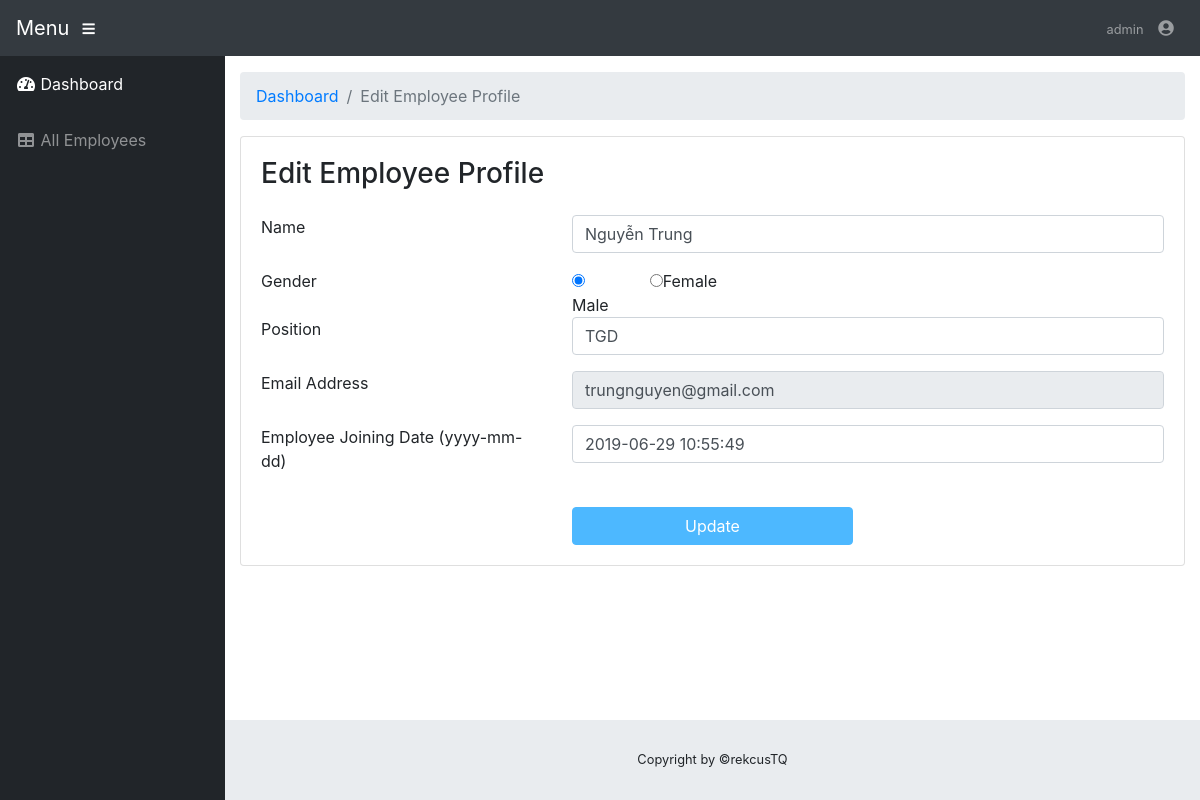
Screenshot of /admin/editempprofile.php?editid=1 (signed in) with the database file from the repository.
### tables this page shows
CREATE TABLE `employees` (
  `empId` int(11) NOT NULL,
  `empName` varchar(255) DEFAULT NULL,
  `empGender` enum('Male','Female') DEFAULT NULL,
  `empPosition` varchar(255) DEFAULT NULL,
  `empEmail` varchar(255) DEFAULT NULL,
  `empPassword` varchar(255) DEFAULT NULL,
  `regDate` timestamp NOT NULL DEFAULT current_timestamp() ON UPDATE current_timestamp()
);

### admin/editempprofile.php (the view, shortened to what this page needs)
<?php
include('includes/dbconnection.php');
if(strlen($_SESSION['aid']==0)) {
  header('location:logout.php');
} else {
?>
<!DOCTYPE html>
<html lang="en">
<head>
  <link href="../vendor/fontawesome-free/css/all.min.css" rel="stylesheet" type="text/css">
  <link href="../vendor/datatables/dataTables.bootstrap4.css" rel="stylesheet">
  <link href="../css/sb-admin.css" rel="stylesheet">
</head>
<body id="page-top">
  <?php include_once('includes/header.php')?>
  <div id="wrapper">
    <?php include_once('includes/sidebar.php')?>
    <div id="content-wrapper">
      <div class="container-fluid">
        <ol class="breadcrumb">
          <li class="breadcrumb-item">
            <a href="welcome.php">Dashboard</a>
          </li>
          <li class="breadcrumb-item active">Edit Employee Profile</li>
        </ol>
        <div class="card mb-3">
          <div class="card-body">
            <h1 class="h3 mb-4">Edit Employee Profile</h1>
            <form class="user" method="post" action="">
              <?php
                $Id=$_GET['editid'];
                $ret=mysqli_query($con,"select * from employees where empId='$Id'");
                while ($row=mysqli_fetch_array($ret)) {
              ?>
              <div class="row">
                <div class="col-4 mb-3">Name</div>
                <div class="col-8 mb-3">
                  <input type="text" name="Name" id="Name" class="form-control" required="required" autofocus="autofocus" value="<?php echo mb_convert_encoding($row['empName'], "HTML-ENTITIES", "UTF-8"); ?> ">
                </div>
              </div>
              <div class="row">
                <div class="col-4 mb-3">Gender</div>
                  <?php
                    if($row['empGender']=="Male") {
                  ?>
                  <div class="col-md-1">
                    <input type="radio" name="Gender" value="Male" checked />Male
                  </div>
                  <div class="col-md-2">
                    <input type="radio" name="Gender" value="Female" />Female
                  </div>
                  <?php }
                  ?>
              </div>
              <div class="row">
                <div class="col-4 mb-3">Position</div>
                <div class="col-8 mb-3">
                  <input type="position" name="Position" class="form-control" required="required" value="<?php echo $row['empPosition']; ?>">
                </div>
              </div>
              <div class="row">
                <div class="col-4 mb-3">Email Address</div>
                <div class="col-8 mb-3">
                  <input type="email" name="Email" class="form-control" required="required" value="<?php echo $row['empEmail']; ?>" readonly>
                </div>
              </div>
              <div class="row">
                <div class="col-4 mb-3">Employee Joining Date (yyyy-mm-dd)</div>
                <div class="col-8  mb-3">
                  <input type="text" name="regDate" class="form-control"  value="<?php echo $row['regDate']; ?>">
                </div>
              </div>
              <?php } ?>
              <div class="row" style="margin-top:2%">
                <div class="col-4"></div>
                <div class="col-4">
                  <input type="submit" name="submit" value="Update" class="btn btn-primary btn-user btn-block">
                </div>
              </div>
            </form>
          </div>
        </div>
      </div>
      <?php include_once('includes/footer.php');?>
    </div>
  </div>
</body>
</html>
<?php } ?>

### admin/includes/header.php (shortened to what this page needs)
<nav class="navbar navbar-expand navbar-dark bg-dark static-top">
  <a class="navbar-brand mr-1" href="welcome.php">Menu</a>
  <button class="btn btn-link btn-sm text-white order-1 order-sm-0" id="sidebarToggle" href="#">
    <i class="fas fa-bars"></i>
  </button>
  <ul class="navbar-nav ml-auto ml-md-0">
    <li class="nav-item dropdown no-arrow">
      <a class="nav-link dropdown-toggle" href="#" id="userDropdown" role="button" data-toggle="dropdown" aria-haspopup="true" aria-expanded="false">
        <?php
        $adminid=$_SESSION['aid'];
        $ret=mysqli_query($con,"select name from admin where id='$adminid'");
        $row=mysqli_fetch_array($ret);
        $name=$row['name'];
        ?>
        <span class="mr-2 d-none d-lg-inline text-gray-600 small"><?php echo $name; ?></span>
        <i class="fas fa-user-circle fa-fw"></i>
      </a>
    </li>
  </ul>
</nav>

### rows the page displays
employees: Name "Nguyễn Trung", Position "TGD", Email "trungnguyen@gmail.com", regDate "2019-06-29 10:55:49"

### other values shown
$name "admin"
